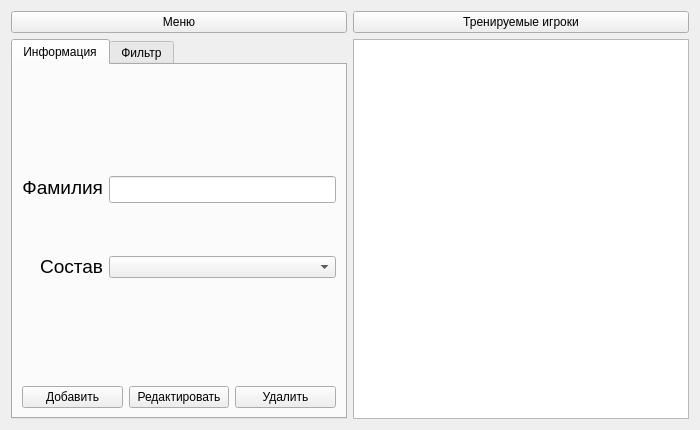
<?xml version="1.0" encoding="UTF-8"?>
<ui version="4.0">
 <class>CoachStaff</class>
 <widget class="QWidget" name="CoachStaff">
  <property name="geometry">
   <rect>
    <x>0</x>
    <y>0</y>
    <width>700</width>
    <height>430</height>
   </rect>
  </property>
  <property name="windowTitle">
   <string>Тренерский штаб</string>
  </property>
  <layout class="QGridLayout" name="gridLayout">
   <item row="0" column="0">
    <widget class="QPushButton" name="btn_Exit">
     <property name="text">
      <string>Меню</string>
     </property>
    </widget>
   </item>
   <item row="1" column="0">
    <widget class="QTabWidget" name="tabWidget">
     <property name="currentIndex">
      <number>0</number>
     </property>
     <widget class="QWidget" name="tab1">
      <attribute name="title">
       <string>Информация</string>
      </attribute>
      <layout class="QGridLayout" name="gridLayout_2">
       <item row="0" column="0">
        <layout class="QVBoxLayout" name="verticalLayout_3">
         <item>
          <spacer name="verticalSpacer_5">
           <property name="orientation">
            <enum>Qt::Vertical</enum>
           </property>
           <property name="sizeHint" stdset="0">
            <size>
             <width>20</width>
             <height>40</height>
            </size>
           </property>
          </spacer>
         </item>
         <item>
          <layout class="QHBoxLayout" name="horizontalLayout_2">
           <item>
            <layout class="QVBoxLayout" name="verticalLayout_2">
             <item>
              <widget class="QLabel" name="lb_Surname">
               <property name="font">
                <font>
                 <pointsize>14</pointsize>
                </font>
               </property>
               <property name="text">
                <string>Фамилия</string>
               </property>
               <property name="alignment">
                <set>Qt::AlignRight|Qt::AlignTrailing|Qt::AlignVCenter</set>
               </property>
              </widget>
             </item>
             <item>
              <spacer name="verticalSpacer_3">
               <property name="orientation">
                <enum>Qt::Vertical</enum>
               </property>
               <property name="sizeHint" stdset="0">
                <size>
                 <width>20</width>
                 <height>40</height>
                </size>
               </property>
              </spacer>
             </item>
             <item>
              <widget class="QLabel" name="lb_Squad">
               <property name="font">
                <font>
                 <pointsize>14</pointsize>
                </font>
               </property>
               <property name="text">
                <string>Состав</string>
               </property>
               <property name="alignment">
                <set>Qt::AlignRight|Qt::AlignTrailing|Qt::AlignVCenter</set>
               </property>
              </widget>
             </item>
            </layout>
           </item>
           <item>
            <layout class="QVBoxLayout" name="verticalLayout">
             <item>
              <widget class="QLineEdit" name="le_Surname">
               <property name="font">
                <font>
                 <pointsize>12</pointsize>
                </font>
               </property>
              </widget>
             </item>
             <item>
              <spacer name="verticalSpacer_2">
               <property name="orientation">
                <enum>Qt::Vertical</enum>
               </property>
               <property name="sizeHint" stdset="0">
                <size>
                 <width>20</width>
                 <height>40</height>
                </size>
               </property>
              </spacer>
             </item>
             <item>
              <widget class="QComboBox" name="cb_Squad"/>
             </item>
            </layout>
           </item>
          </layout>
         </item>
         <item>
          <spacer name="verticalSpacer">
           <property name="orientation">
            <enum>Qt::Vertical</enum>
           </property>
           <property name="sizeType">
            <enum>QSizePolicy::Expanding</enum>
           </property>
           <property name="sizeHint" stdset="0">
            <size>
             <width>20</width>
             <height>40</height>
            </size>
           </property>
          </spacer>
         </item>
         <item>
          <layout class="QHBoxLayout" name="horizontalLayout">
           <item>
            <widget class="QPushButton" name="btn_Add">
             <property name="text">
              <string>Добавить</string>
             </property>
            </widget>
           </item>
           <item>
            <widget class="QPushButton" name="btn_Edit">
             <property name="text">
              <string>Редактировать</string>
             </property>
            </widget>
           </item>
           <item>
            <widget class="QPushButton" name="btn_Delete">
             <property name="text">
              <string>Удалить</string>
             </property>
            </widget>
           </item>
          </layout>
         </item>
        </layout>
       </item>
      </layout>
     </widget>
     <widget class="QWidget" name="tab2">
      <attribute name="title">
       <string>Фильтр</string>
      </attribute>
      <layout class="QGridLayout" name="gridLayout_3">
       <item row="0" column="0">
        <layout class="QVBoxLayout" name="verticalLayout_4">
         <item>
          <layout class="QHBoxLayout" name="horizontalLayout_3">
           <item>
            <widget class="QLabel" name="lb_Squad_Filter">
             <property name="font">
              <font>
               <pointsize>14</pointsize>
              </font>
             </property>
             <property name="text">
              <string>Состав</string>
             </property>
            </widget>
           </item>
           <item>
            <widget class="QLineEdit" name="le_Squad_Filter">
             <property name="font">
              <font>
               <pointsize>12</pointsize>
              </font>
             </property>
             <property name="text">
              <string/>
             </property>
            </widget>
           </item>
          </layout>
         </item>
        </layout>
       </item>
      </layout>
     </widget>
    </widget>
   </item>
   <item row="1" column="1">
    <widget class="QTableWidget" name="tw_CoachStaff"/>
   </item>
   <item row="0" column="1">
    <widget class="QPushButton" name="btn_Players">
     <property name="text">
      <string>Тренируемые игроки</string>
     </property>
     <property name="checkable">
      <bool>false</bool>
     </property>
    </widget>
   </item>
  </layout>
 </widget>
 <resources/>
 <connections/>
</ui>
